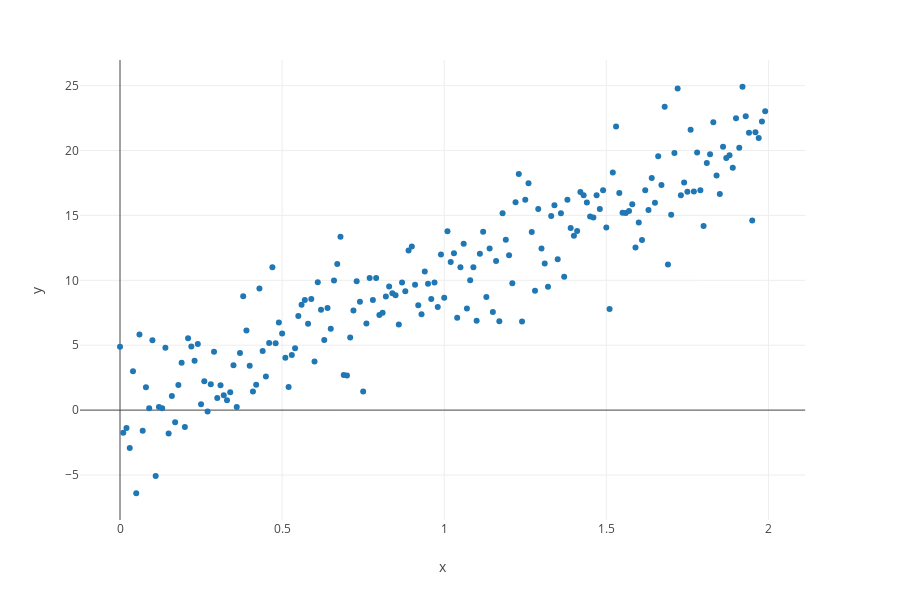

The cell this chart's notebook holds for it:
### Markdown cell above
## Simple OLS

### Code cell
n = 200
np.random.seed(seed=1)
# x co-ordinates
x = np.arange(0, n)/100
X = np.array([x, np.ones(n)])
# linearly generated sequence
y = x*10 + np.random.normal(0,3,n)
px.scatter(x=x, y=y, template="none")

### Figure 1 — Plotly figure (JSON) as saved in the notebook; plotly's stock layout.template omitted (floating-point values rounded to 4 significant figures; data arrays with more than 128 entries replaced by an {"elided": "..."} marker saying what was removed)
{"data": [{"hoverlabel": {"namelength": 0}, "hovertemplate": "x=%{x}<br>y=%{y}", "legendgroup": "", "marker": {"color": "#1F77B4", "symbol": "circle"}, "mode": "markers", "name": "", "showlegend": false, "type": "scatter", "x": {"elided": "200 float values"}, "xaxis": "x", "y": {"elided": "200 float values"}, "yaxis": "y"}], "layout": {"height": 600, "legend": {"tracegroupgap": 0}, "margin": {"t": 60}, "xaxis": {"anchor": "y", "domain": [0, 0.98], "title": {"text": "x"}}, "yaxis": {"anchor": "x", "domain": [0, 1], "title": {"text": "y"}}}}
